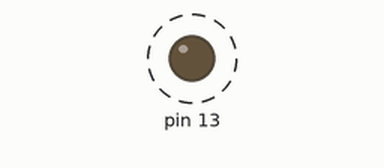
Recording of a sketch running on a simulated Arduino Uno, built with avr-gcc and run on an emulated ATmega328P. Parts: output pins drawn as LEDs (lit = HIGH). Dashed ring = blinking.

Above: at 0.5 s.
Timing chart, 0 to 4.6 s (numbered marks = the images above):
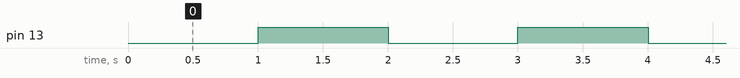

The sketch:

blinking-led.ino
```cpp
unsigned long int timeOfLastToggle = 0;
bool isOn = false;

void setup() {
  // put your setup code here, to run once:
  pinMode(13, OUTPUT);
}

void loop() {
  // put your main code here, to run repeatedly:
  unsigned long int timeNow = millis();
  //millis() returns the time elapsed since Arduino was turned on
  //in milliseconds;
  if ( timeNow - timeOfLastToggle >= 1000) {
    timeOfLastToggle = timeNow;
    if (isOn) {
      digitalWrite(13, LOW); //turn off the LED
      isOn = false;
    } else {
      digitalWrite(13, HIGH); //turn on the LED
      isOn = true;
    }
  }
}
```

Measured:
- by itself, pin 13: alternates HIGH for 1.0 s and LOW for 1.0 s
